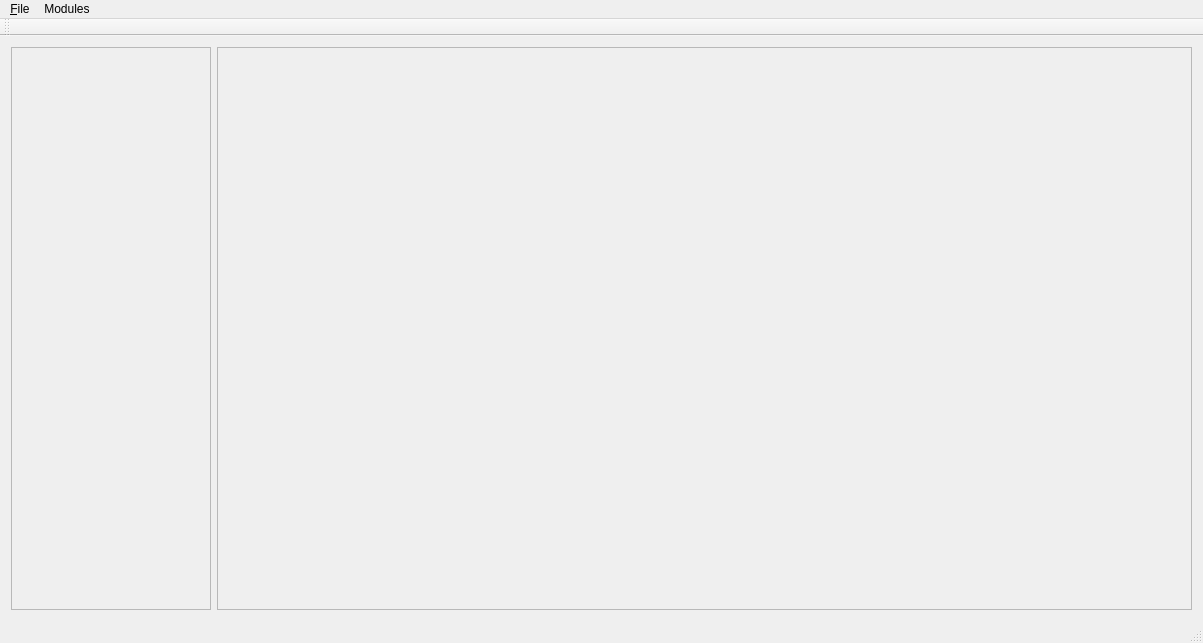
<?xml version="1.0" encoding="UTF-8"?>
<ui version="4.0">
 <class>ESMainWindowUI</class>
 <widget class="QMainWindow" name="ESMainWindowUI">
  <property name="geometry">
   <rect>
    <x>0</x>
    <y>0</y>
    <width>1203</width>
    <height>643</height>
   </rect>
  </property>
  <property name="windowTitle">
   <string>MainWindow</string>
  </property>
  <widget class="QWidget" name="centralWidget">
   <layout class="QGridLayout" name="gridLayout">
    <item row="0" column="1">
     <widget class="QFrame" name="frameDesigner">
      <property name="sizePolicy">
       <sizepolicy hsizetype="Expanding" vsizetype="Expanding">
        <horstretch>0</horstretch>
        <verstretch>0</verstretch>
       </sizepolicy>
      </property>
      <property name="frameShape">
       <enum>QFrame::StyledPanel</enum>
      </property>
      <property name="frameShadow">
       <enum>QFrame::Raised</enum>
      </property>
      <layout class="QGridLayout" name="gridLayout_3"/>
     </widget>
    </item>
    <item row="0" column="0">
     <widget class="QFrame" name="frameNavigator">
      <property name="sizePolicy">
       <sizepolicy hsizetype="Preferred" vsizetype="Preferred">
        <horstretch>0</horstretch>
        <verstretch>0</verstretch>
       </sizepolicy>
      </property>
      <property name="minimumSize">
       <size>
        <width>200</width>
        <height>0</height>
       </size>
      </property>
      <property name="frameShape">
       <enum>QFrame::StyledPanel</enum>
      </property>
      <property name="frameShadow">
       <enum>QFrame::Raised</enum>
      </property>
      <layout class="QGridLayout" name="gridLayout_2"/>
     </widget>
    </item>
   </layout>
  </widget>
  <widget class="QMenuBar" name="menuBar">
   <property name="geometry">
    <rect>
     <x>0</x>
     <y>0</y>
     <width>1203</width>
     <height>21</height>
    </rect>
   </property>
   <widget class="QMenu" name="menu_File">
    <property name="title">
     <string>&amp;File</string>
    </property>
   </widget>
   <widget class="QMenu" name="menuModules">
    <property name="title">
     <string>Modules</string>
    </property>
    <addaction name="actionAddModule"/>
   </widget>
   <addaction name="menu_File"/>
   <addaction name="menuModules"/>
  </widget>
  <widget class="QToolBar" name="mainToolBar">
   <attribute name="toolBarArea">
    <enum>TopToolBarArea</enum>
   </attribute>
   <attribute name="toolBarBreak">
    <bool>false</bool>
   </attribute>
  </widget>
  <widget class="QStatusBar" name="statusBar"/>
  <action name="actionAddModule">
   <property name="text">
    <string>AddModule</string>
   </property>
  </action>
 </widget>
 <layoutdefault spacing="6" margin="11"/>
 <resources/>
 <connections/>
</ui>
